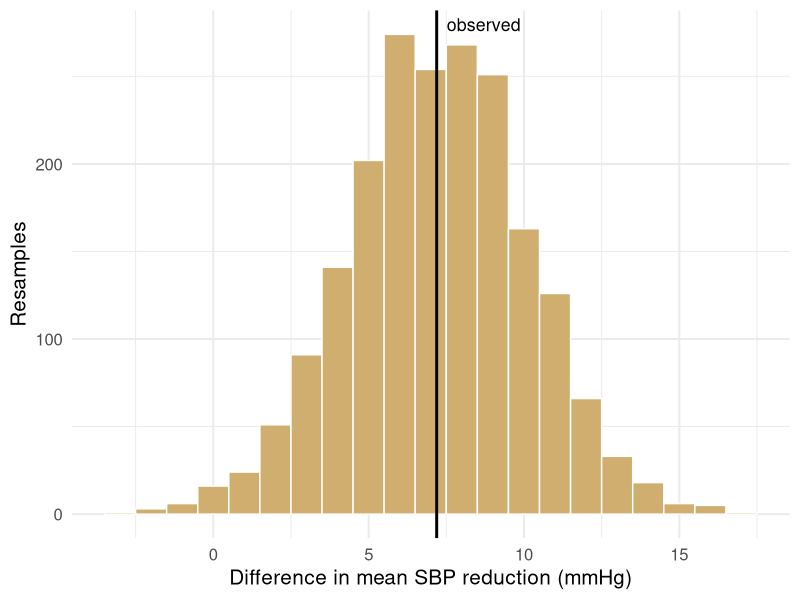
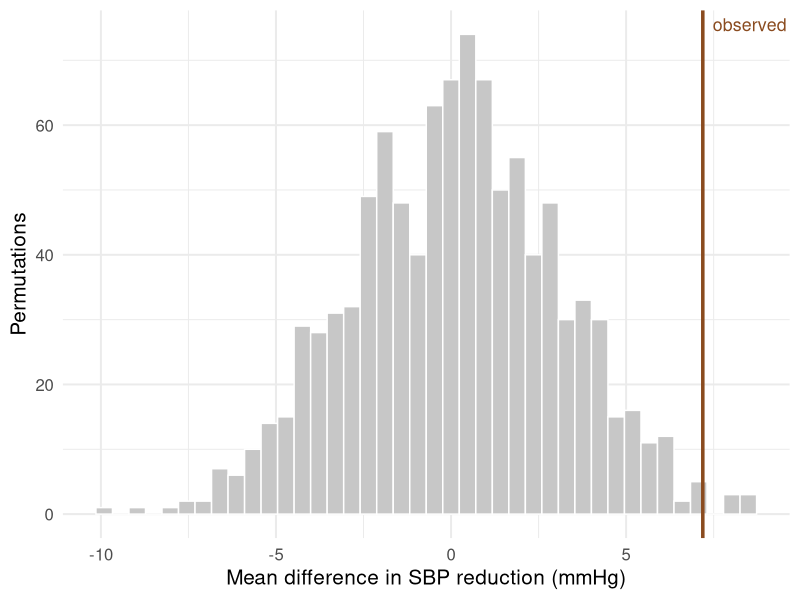
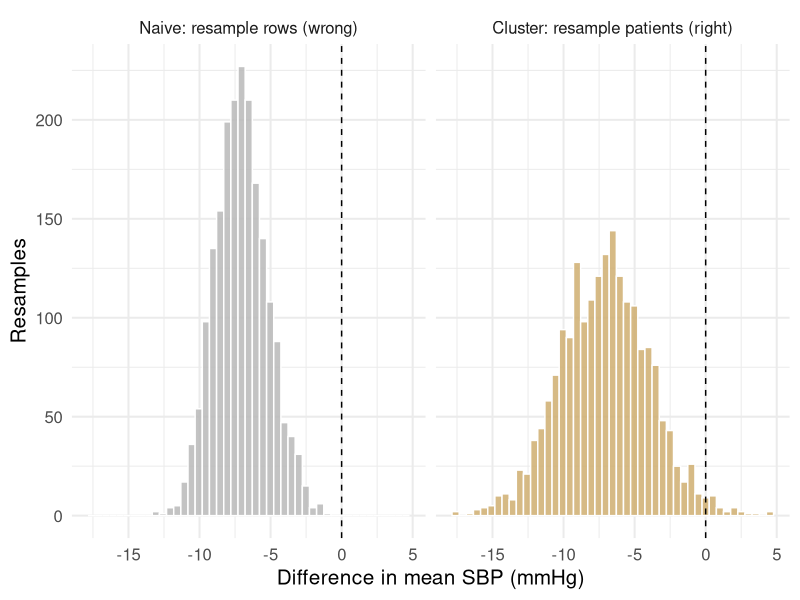

Write R code to recreate these figures, in order.
## ---- chunk 1
#| label: setup
#| include: false
library(ggplot2)
library(knitr)

# Synthetic teaching data for BIOS 6301. Not real patients.
set.seed(6301)
n <- 60
trial <- data.frame(
  id        = sprintf("P%03d", 1:n),
  arm       = rep(c("Placebo", "Treatment"), each = n / 2),
  site      = sample(1:4, n, replace = TRUE),
  age       = round(rnorm(n, 61, 9)),
  sex       = sample(c("F", "M"), n, replace = TRUE),
  weight_kg = round(rnorm(n, 82, 15), 1),
  sbp_0     = round(rnorm(n, 148, 14)),
  stringsAsFactors = FALSE
)
# One synthetic trial, representing complete randomization with 30 per arm.
# Outcome and reference model match Session 14: positive reduction is beneficial.
trial$reduction <- c(rnorm(n = 30, mean = 0, sd = 12),
                     rnorm(n = 30, mean = 6, sd = 4))
trial$sbp_12 <- trial$sbp_0 - trial$reduction

# Separate repeated-visit illustration using the same participant IDs:
# three visits per patient, a large patient-level random intercept (SD 12) and
# small within-patient noise (SD 4). Nothing is "broken" here — the data are
# simply clustered, which is what makes the row bootstrap wrong.
set.seed(2024)
patient_effect <- rnorm(n, 0, 12)
trial_long <- data.frame(
  id   = rep(trial$id, each = 3),
  arm  = rep(trial$arm, each = 3),
  week = rep(c(4, 8, 12), times = n),
  stringsAsFactors = FALSE
)
trial_long$sbp <- round(140 + rep(patient_effect, each = 3) +
  ifelse(trial_long$arm == "Treatment", -10, 0) + rnorm(n * 3, 0, 4))

theme_set(theme_minimal(base_size = 15))
gold <- "#CFAE70"
## ---- chunk 2
#| label: two-samples
sbp <- c(150, 142, 168, 131, 155)

set.seed(1)
sample(x = sbp, size = length(sbp), replace = TRUE)
sample(x = sbp, size = length(sbp), replace = FALSE)
## ---- chunk 3
set.seed(1500)
values <- c(1, 2, 4, 7)
one_draw <- sample(x = values, size = length(values), replace = TRUE)
one_draw
replicate(n = 3, expr = mean(x = sample(
  x = values, size = length(values), replace = TRUE)))
## ---- chunk 4
#| label: melanoma-bootstrap
thickness <- boot::melanoma$thickness
stopifnot(length(thickness) == 205L, all(is.finite(thickness)))
set.seed(1500)
boot_median <- replicate(n = 2000, expr =
  median(x = sample(x = thickness, size = length(thickness), replace = TRUE)))
round(c(estimate = median(thickness), SE = sd(boot_median),
        quantile(boot_median, c(.025, .975))), 2)
## ---- chunk 5
#| label: med-diff
# Difference in mean reduction, Treatment minus Placebo.
# Takes a data frame with `arm` and `reduction`; returns one number.
mean_diff <- function(data) {
  mean(x = data$reduction[data$arm == "Treatment"]) -
    mean(x = data$reduction[data$arm == "Placebo"])
}

obs_mean <- mean_diff(data = trial)
obs_mean
## ---- chunk 6
bootstrap_once <- function(data) {
  ctrl <- which(data$arm == "Placebo")
  trt <- which(data$arm == "Treatment")
  picked_ctrl <- ctrl[sample.int(n = length(ctrl), size = length(ctrl),
                                 replace = TRUE)]
  picked_trt <- trt[sample.int(n = length(trt), size = length(trt),
                              replace = TRUE)]
  mean_diff(data = data[c(picked_ctrl, picked_trt), ])
}
## ---- chunk 7
set.seed(14)
one_boot <- bootstrap_once(data = trial)
c(observed = obs_mean, one_bootstrap = one_boot)
## ---- chunk 8
set.seed(14)
B <- 2000
boot_mean <- replicate(n = B, expr = bootstrap_once(data = trial))
length(boot_mean)
head(x = round(x = boot_mean, digits = 1))
## ---- chunk 9
#| label: fig-boot-med
#| fig-cap: "Bootstrap distribution of the difference in mean SBP reduction."
#| fig-width: 9
#| fig-height: 3.2
#| echo: false
ggplot(data.frame(stat = boot_mean), aes(stat)) +
  geom_histogram(binwidth = 1, fill = gold, colour = "white") +
  geom_vline(xintercept = obs_mean, linewidth = 1) +
  annotate("text", x = obs_mean, y = Inf, label = "  observed", hjust = 0,
           vjust = 1.6, size = 4.5) +
  labs(x = "Difference in mean SBP reduction (mmHg)", y = "Resamples")
## ---- chunk 10
#| label: boot-se
se_boot <- sd(x = boot_mean)
se_boot
## ---- chunk 11
#| label: boot-bias
mean(boot_mean) - obs_mean    # bootstrap estimate of bias
## ---- chunk 12
quantile(x = boot_mean, probs = c(0.025, 0.975))
## ---- chunk 13
#| label: boot-vs-t-compare
c(boot_se = sd(x = boot_mean),
  welch_se = t.test(x = trial$reduction[trial$arm == "Treatment"],
                    y = trial$reduction[trial$arm == "Placebo"])$stderr)
## ---- chunk 14
boot_interval <- function(seed, B = 1000) {
  set.seed(seed)
  ans <- replicate(n = B, expr = bootstrap_once(data = trial))
  unname(quantile(x = ans, probs = c(0.025, 0.975)))
}
## ---- chunk 15
#| label: bootstrap-stability-runs
t(vapply(1501:1503, boot_interval, numeric(2)))
## ---- chunk 16
#| label: boot-max
set.seed(18)
boot_max <- replicate(n = B, expr = max(trial$sbp_0[sample.int(n = nrow(trial), size = nrow(trial), replace = TRUE)]))

length(unique(boot_max))                # distinct values across 2000 resamples
mean(boot_max == max(trial$sbp_0))      # how often the resample max is THE max
## ---- chunk 17
permute_once <- function(data) {
  shuffled <- data
  shuffled$arm <- sample(x = data$arm, size = nrow(data), replace = FALSE)
  mean_diff(data = shuffled)
}
set.seed(19)
c(observed = obs_mean, one_permutation = permute_once(data = trial))
## ---- chunk 18
set.seed(19)
P <- 999
perm_stat <- replicate(n = P, expr = permute_once(data = trial))
c(observed = obs_mean, perm_mean = mean(x = perm_stat),
  perm_sd = sd(x = perm_stat))
## ---- chunk 19
#| label: fig-perm
#| fig-cap: "Permutation null distribution of the mean difference, with the observed value."
#| fig-width: 9
#| fig-height: 3.2
#| echo: false
ggplot(data.frame(stat = perm_stat), aes(stat)) +
  geom_histogram(bins = 40, fill = "grey78", colour = "white") +
  geom_vline(xintercept = obs_mean, colour = "#8a4b1f", linewidth = 1.2) +
  annotate("text", x = obs_mean, y = Inf, label = "  observed", hjust = 0,
           vjust = 1.6, size = 4.5, colour = "#8a4b1f") +
  labs(x = "Mean difference in SBP reduction (mmHg)", y = "Permutations")
## ---- chunk 20
#| label: exact-perm
small <- trial[c(1:4, 31:34), c("id", "arm", "reduction")]
obs_small <- mean_diff(data = small)

combos <- combn(8, 4)                    # every way to choose 4 "Treatment"
exact <- apply(combos, 2, function(k) mean(small$reduction[k]) -
                                      mean(small$reduction[-k]))

ncol(combos)                             # the entire reference set
round(mean(abs(exact) >= abs(obs_small) - 1e-12), 4)    # exact two-sided p-value
## ---- chunk 21
#| label: perm-p
n_extreme <- sum(abs(perm_stat) >= abs(obs_mean) - 1e-12)
n_extreme                                        # out of 999
## ---- chunk 22
#| label: perm-p2
c(wrong = n_extreme / P,
  right = (n_extreme + 1) / (P + 1))
## ---- chunk 23
extreme <- sum(abs(perm_stat) >= abs(obs_mean) - 1e-12)
c(adjusted_p = (extreme + 1) / (P + 1),
  min_reportable = 1 / (P + 1))
binom.test(extreme, P)$conf.int
## ---- chunk 24
#| label: long-head
head(x = trial_long, n = 7)
c(rows = nrow(trial_long), patients = length(unique(trial_long$id)))
## ---- chunk 25
#| label: long-obs
diff_long <- function(data) {
  mean(data$sbp[data$arm == "Treatment"]) - mean(data$sbp[data$arm == "Placebo"])
}
obs_long <- diff_long(trial_long)
obs_long
## ---- chunk 26
#| label: boot-rows
set.seed(21)
boot_row <- replicate(n = B, expr = {
  groups <- split(x = seq_len(nrow(trial_long)), f = trial_long$arm)
  idx <- unlist(lapply(X = groups, FUN = function(i)
    i[sample.int(n = length(i), size = length(i), replace = TRUE)]))
  diff_long(trial_long[idx, ])
})

c(estimate = obs_long, se = sd(boot_row))
round(quantile(boot_row, c(0.025, 0.975)), 2)
## ---- chunk 27
#| label: cluster-index
ids <- unique(trial_long$id)
arm_by_id <- trial_long$arm[match(ids, trial_long$id)]
id_groups <- split(x = ids, f = arm_by_id)
rows_by_id <- split(x = seq_len(nrow(trial_long)), f = trial_long$id)
## ---- chunk 28
#| label: boot-cluster
set.seed(22)
boot_clu <- replicate(n = B, expr = {
  picked <- unlist(lapply(X = id_groups, FUN = function(i)
    sample(x = i, size = length(i), replace = TRUE)))
  diff_long(trial_long[unlist(rows_by_id[picked]), ])
})

c(row_se = sd(boot_row), cluster_se = sd(boot_clu),
  ratio = sd(boot_clu) / sd(boot_row))
## ---- chunk 29
#| label: fig-unit
#| fig-cap: "Bootstrap distributions of the same estimate under two resampling schemes."
#| fig-width: 9
#| fig-height: 3.3
#| echo: false
cmp <- rbind(
  data.frame(stat = boot_row, scheme = "Naive: resample rows (wrong)"),
  data.frame(stat = boot_clu, scheme = "Cluster: resample patients (right)")
)
cmp$scheme <- factor(cmp$scheme, levels = unique(cmp$scheme))
ggplot(cmp, aes(stat, fill = scheme)) +
  geom_histogram(bins = 45, colour = "white", alpha = 0.85) +
  geom_vline(xintercept = 0, linetype = 2) +
  facet_wrap(~scheme) +
  scale_fill_manual(values = c("grey72", gold)) +
  labs(x = "Difference in mean SBP (mmHg)", y = "Resamples") +
  theme(legend.position = "none")
## ---- chunk 30
rho <- 12^2 / (12^2 + 4^2)
c(rho = rho, design_effect = 1 + (3 - 1) * rho,
  approximate_se_inflation = sqrt(1 + 2 * rho))
## ---- chunk 31
#| label: perm-unit
arm_by_id <- trial_long$arm[match(ids, trial_long$id)]

set.seed(32)
p_rows <- replicate(n = 999, expr = {
  s <- sample(x = trial_long$arm, size = nrow(trial_long),
              replace = FALSE)  # wrongly reassigns visits
  mean(trial_long$sbp[s == "Treatment"]) - mean(trial_long$sbp[s == "Placebo"])
})
## ---- chunk 32
#| label: perm-patient-unit
p_pats <- replicate(n = 999, expr = {
  assigned <- sample(x = arm_by_id, size = length(arm_by_id), replace = FALSE)
  s <- assigned[match(trial_long$id, ids)]      # join by ID, not row order
  mean(trial_long$sbp[s == "Treatment"]) - mean(trial_long$sbp[s == "Placebo"])
})

c(p_row_unit = (sum(abs(p_rows) >= abs(obs_long)) + 1) / 1000,
  p_patient_unit = (sum(abs(p_pats) >= abs(obs_long)) + 1) / 1000)
## ---- chunk 33
#| label: paired-change-bootstrap
treated <- trial[trial$arm == "Treatment", ]
change <- treated$sbp_0 - treated$sbp_12
set.seed(1530)
boot_change <- replicate(n = 2000, expr =
  mean(x = sample(x = change, size = length(change), replace = TRUE)))
round(c(mean_change = mean(change), SE = sd(boot_change),
        quantile(boot_change, c(.025, .975))), 2)
